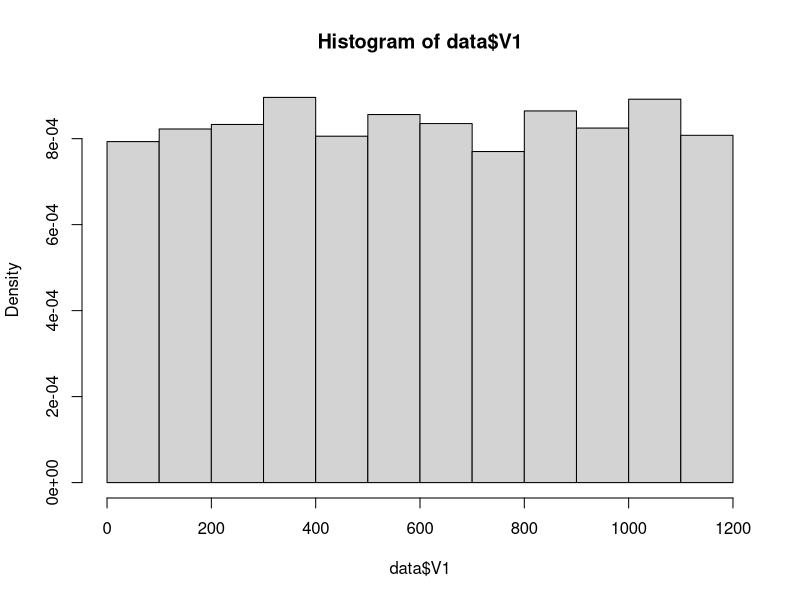
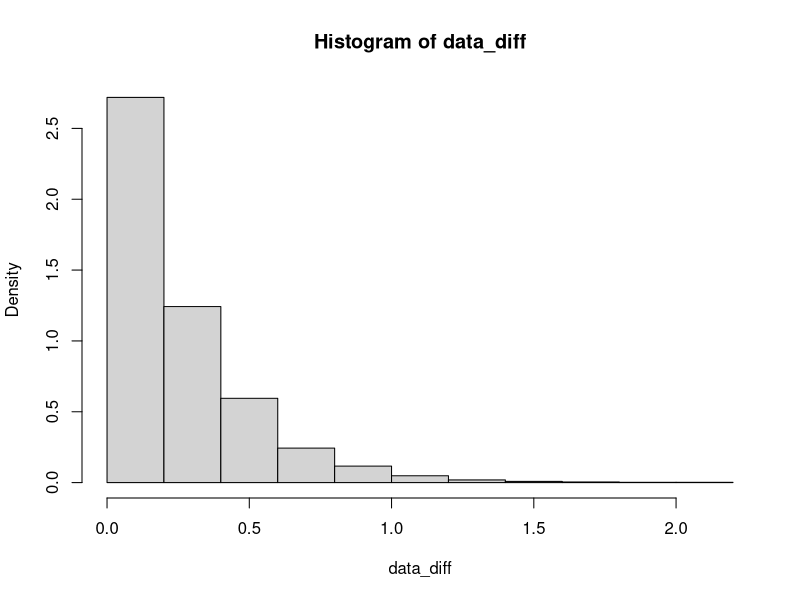
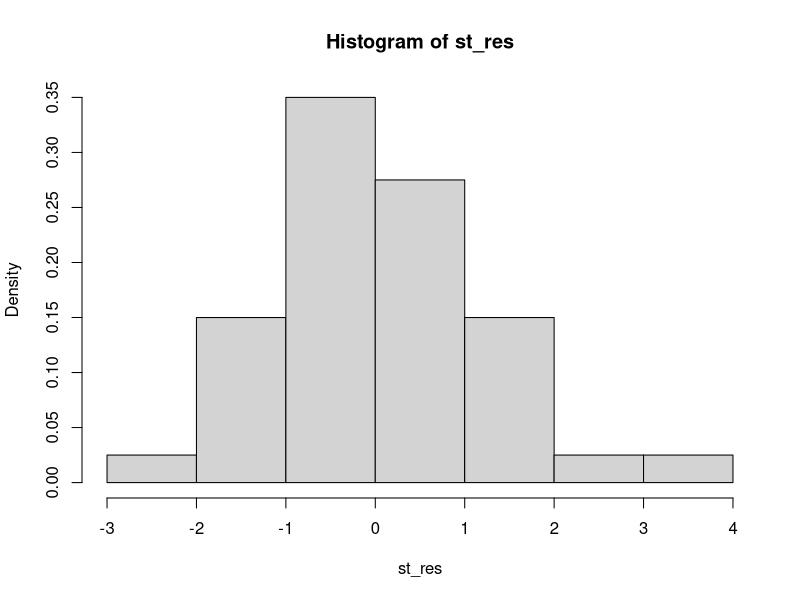
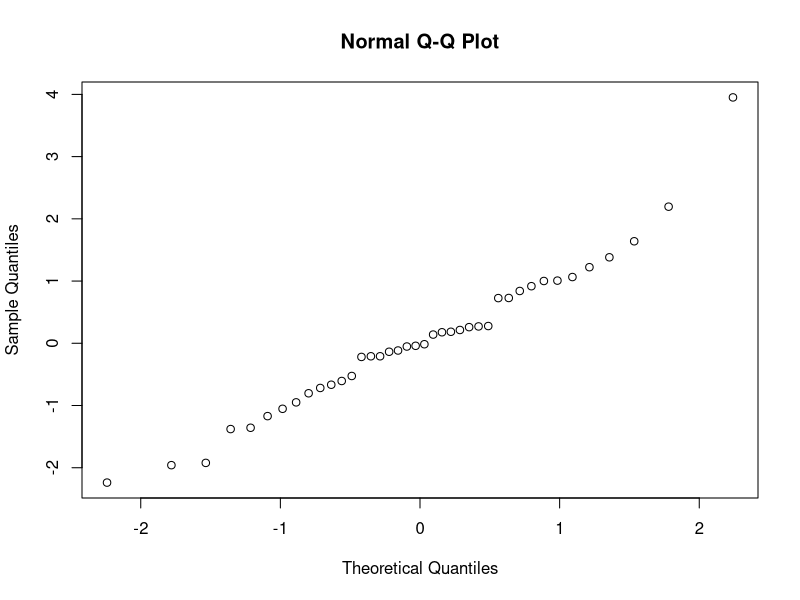
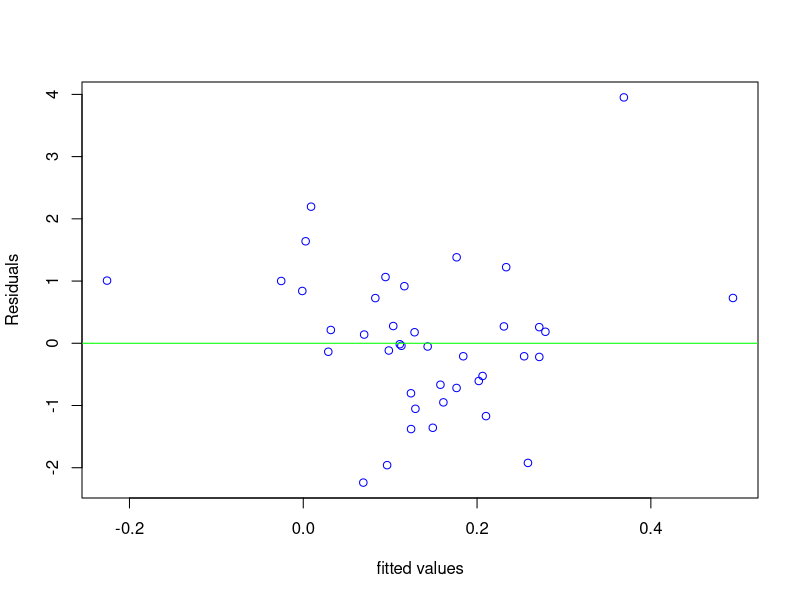

These figures' R source, in order:
# Author: Carlos Jesus Caro
# Email: carlos.jesus-caro@edu.dsti.institute

##############################################################################
# Exercise 1
##############################################################################

# Importing the data
data <- read.table('./FinalExam/data1.txt', header = FALSE)
head(data)
class(data$V1)

# Option 1
##########

# Plotting the histogram
hist(data$V1, freq = FALSE)
# Note: Based on the histogream, it looks like an Uniform distribution

# Applying the Kolmogorov-Smirnov test
ks.test(data$V1, punif, min(data$V1), max(data$V1))
# Note: p-value: 0.783 ==> H0 is not rejected, data$V1 seems to be a uniform
# random variable

# Option 2
##########

# Calculating the time arrival between 2 points
data_diff <- diff(data$V1)

# Histogram of the time difference between 2 points from data$V1
hist(data_diff, freq = FALSE)
# Note: Based on the histogream, it looks like an Exponential distribution

c
ks.test(data_diff, pexp, 1 / mean(data_diff))
# Note: p-value: 0.5568 ==> We accept H0, the difference between 2 points of data$V1
# is an exponential random variable

# Calculating lambda
lambda_hat <- 1 / mean(data_diff)
lambda_hat

##############################################################################
# Exercise 2
##############################################################################

# Importing the data
uk_train <- read.table('./FinalExam/ukcomp1_r.dat', header = TRUE)
uk_test <- read.table('./FinalExam/ukcomp2_r.dat', header = TRUE)

# Exploring the training data set
head(uk_train)
class(uk_train)
dim(uk_train)

# Exploring the test data set
head(uk_test)
class(uk_test)
dim(uk_test)

# Note: All variables are numeric

# Checking the correlation
cor(uk_train)
# Note: There is no indication that a varibale can be supressed from
# the correlatin analysis

# Building a linear model
lm_model <- lm(RETCAP~., data = uk_train)
summary(lm_model)
#  Note: Wihtout validating the noise, we can only consider the value
# coefficients since they are calculated with the least squared method
# and the adjusted R^2 value. Additional interpretations require the
# validation of the noise

# Validating the noise
# Step 1: Studiantized residuals
st_res <- rstudent(lm_model)
# Step 2: Histogram analysis
hist(st_res, freq = FALSE)
# Note: it seems to be Gaussian but it is not conclusive
# Step 3: QQ plot
qqnorm(st_res)
# Note: it seems to be ok for a Gaussian noise
# Step 4: checking homoscedasticity
plot.res <- function(x,y,title=" ")
{
  plot(x,y,col='blue',ylab='Residuals',xlab='fitted values',main=title)
  abline(h=0,col='green')
}
plot.res(predict(lm_model), st_res)
# Note: it looks ok for homscedasticity
# Applying the Shapiro test
shapiro.test(st_res)
# Notes: p-value = 0.167 ==> The residuals are Gaussian

# Variable selection
library(MASS)







